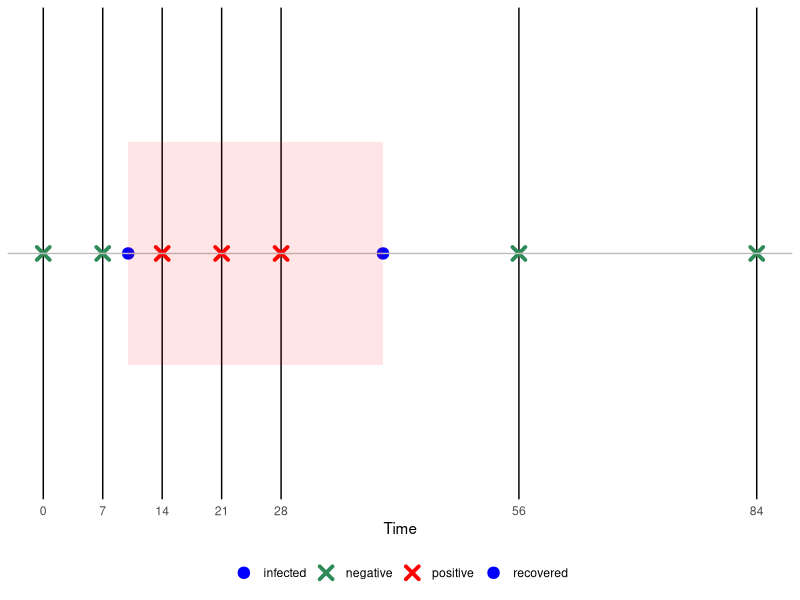
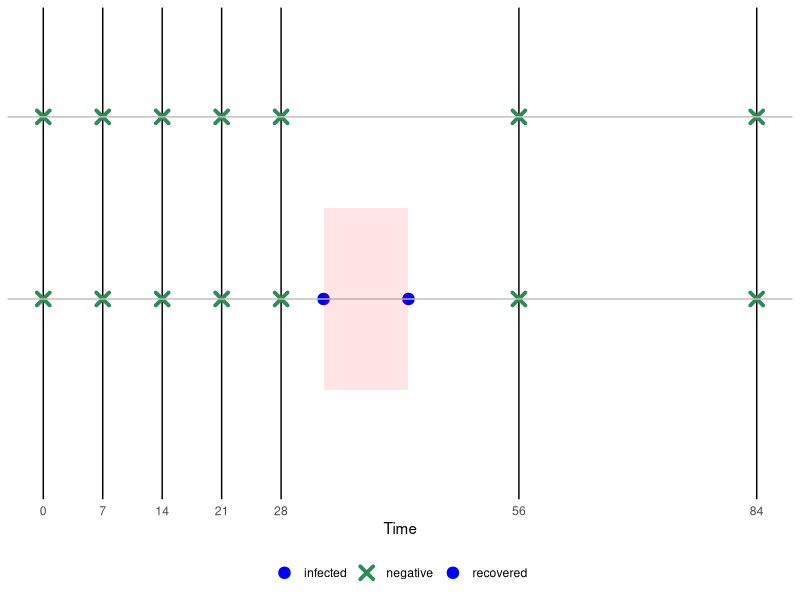

The R source for these figures, in order:
library(dplyr)
library(ggplot2)
library(tibble)
library(tidyr)

plot_testing_schedule = function(x, break_modifier = 0) {
  scale_colours = c(
      test = "black",
      positive = "red",
      negative = "seagreen",
      infected = "blue",
      recovered = "blue"
  )
  scale_colours = scale_colours[unique(x$type)]
  scale_shapes = c(
    test = 4,
    positive = 4,
    negative = 4,
    infected = 20,
    recovered = 20
  )
  scale_shapes = scale_shapes[unique(x$type)]
  
  inf_boxes = x %>% 
    filter(type %in% c("infected", "recovered")) %>% 
    pivot_wider(id_cols = individual, names_from = type, values_from = time)
  
  x_breaks = c((0:3) * 7, (1:5) * 28) - break_modifier
  
  p = x %>% 
    ggplot(aes(time, individual)) +
    geom_point(aes(shape = type, colour = type), size = 3, stroke = 2) +
    geom_hline(aes(yintercept = individual), colour = "grey") +
    scale_y_discrete() +
    scale_x_continuous(breaks = x_breaks, minor_breaks = NULL) +
    scale_shape_manual(values = scale_shapes) +
    scale_colour_manual(values = scale_colours) +
    xlab("Time") +
    theme_minimal() +
    theme(
      axis.title.y = element_blank(),
      axis.text.y = element_blank(),
      axis.ticks.y = element_blank(),
      legend.title = element_blank(),
      legend.position = "bottom",
    #   axis.text = element_text(size = 18),
    #   axis.title = element_text(size = 18),
      panel.grid.major = element_line(colour = "black"),
    #   legend.text = element_text(size = 18)
    )
  
  if (nrow(inf_boxes) > 0) {
    p = p +
      geom_rect(aes(xmin = infected, xmax = recovered,
                  ymin = individual - 0.5, ymax = individual + 0.5,
                  x = NULL),
              data = inf_boxes, fill = "red", alpha = 0.1)
  }
  
  return(p)
}

p_censor = tibble(
  time = c((0:3) * 7, (1:3) * 28),
) %>% 
  mutate(
    type = if_else(time >= 10 & time <= 30,
                   "positive", "negative")
  ) %>% 
  bind_rows(tribble(
    ~time, ~type,
    10, "infected",
    40, "recovered",
  )) %>% 
  mutate(individual = 1) %>% 
  plot_testing_schedule()
ggsave("cis-perfect-testing/double-interval-censor.png", width = 6, height = 1.5, dpi = 300, unit = "in")

p_truncation = expand_grid(
  time = c((0:3) * 7, (1:3) * 28),
  individual = 1:2,
  type = "negative",
) %>% 
  bind_rows(tribble(
    ~individual, ~time, ~type,
    1, 33, "infected",
    1, 43, "recovered",
  )) %>% 
  plot_testing_schedule()
ggsave("cis-perfect-testing/truncation.png", width = 6, height = 2, dpi = 300, unit = "in")
